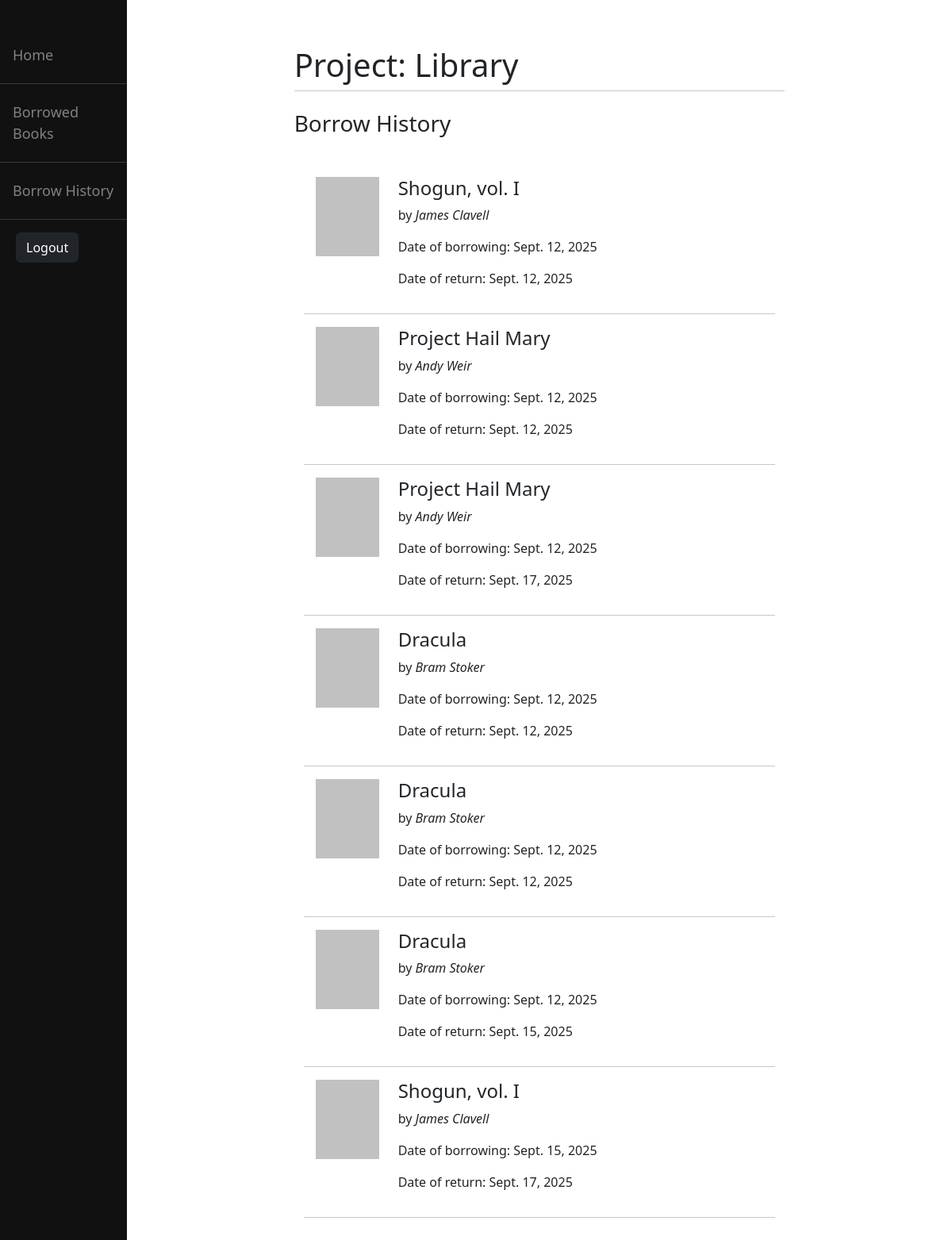
The page /library/history/ (signed in) on the database its author committed.
### library/models.py (models this page shows, shortened)
class BorrowRecord(models.Model):
    user = models.ForeignKey(CustomUser, on_delete=models.CASCADE)
    book = models.ForeignKey(Book, on_delete=models.CASCADE)
    date_of_borrowing = models.DateField(auto_now_add=True)
    due_date = models.DateField(null=True, blank=True)
    returned = models.BooleanField(default=False)
    date_of_return = models.DateField(null=True, blank=True)

class Book(models.Model):
    title = models.CharField(max_length=200)
    author = models.CharField(max_length=200)
    publisher = models.CharField(max_length=200)
    year_of_release = models.PositiveIntegerField(default=dt.now().year)
    serial_book_number = models.CharField(max_length=13)
    description = models.TextField(blank=True)
    no_copies = models.PositiveIntegerField(default=1)
    no_available = models.PositiveIntegerField(default=1)

### library/views.py (the view)
# urls.py: path('history/', views.history, name="history"),
@login_required
def history(request):
    if not request.user.is_approved:
        print("Your account is awaiting admin approval.")
        return redirect("pending")
    brs = request.user.borrowrecord_set.all()
    return render(request, "library/history.html", {"brs": brs})

### library/templates/library/history.html (shortened to what this page needs)
{% extends "library/base_library.html" %}
{% block content %}
    <h3 style="margin: 20px 0 50px 0;"> Borrow History </h3>
    {% for br in brs %}
        {% if br.returned == True %}
            <div class="container">
                <div class="row">
                    <div class="col">
                        <div style="height:100px; width:80px; background-color: #c1c1c1; margin-left:15px;"></div>
                    </div>
                    <div class="col-8">
                        <h4>{{br.book.title}}</h4>
                        <p>by <em>{{br.book.author}}</em></p>
                        <p>Date of borrowing: {{br.date_of_borrowing}}</p>
                        <p>Date of return: {{br.date_of_return}}</p>
                    </div>
                    <div class="col" style="padding: 10px">
                    </div>
                </div>
                <hr>
            </div>
        {% endif %}
    {% endfor %}
{% endblock %}

### rows shown on the page
BorrowRecord: book "Shogun, vol. I", book.author "James Clavell", date_of_borrowing "Sept. 12, 2025", date_of_return "Sept. 12, 2025"
BorrowRecord: book "Project Hail Mary", book.author "Andy Weir", date_of_borrowing "Sept. 12, 2025", date_of_return "Sept. 12, 2025"
BorrowRecord: book "Project Hail Mary", book.author "Andy Weir", date_of_borrowing "Sept. 12, 2025", date_of_return "Sept. 17, 2025"
BorrowRecord: book "Dracula", book.author "Bram Stoker", date_of_borrowing "Sept. 12, 2025", date_of_return "Sept. 12, 2025"
BorrowRecord: book "Dracula", book.author "Bram Stoker", date_of_borrowing "Sept. 12, 2025", date_of_return "Sept. 12, 2025"
BorrowRecord: book "Dracula", book.author "Bram Stoker", date_of_borrowing "Sept. 12, 2025", date_of_return "Sept. 15, 2025"
BorrowRecord: book "Shogun, vol. I", book.author "James Clavell", date_of_borrowing "Sept. 15, 2025", date_of_return "Sept. 17, 2025"
